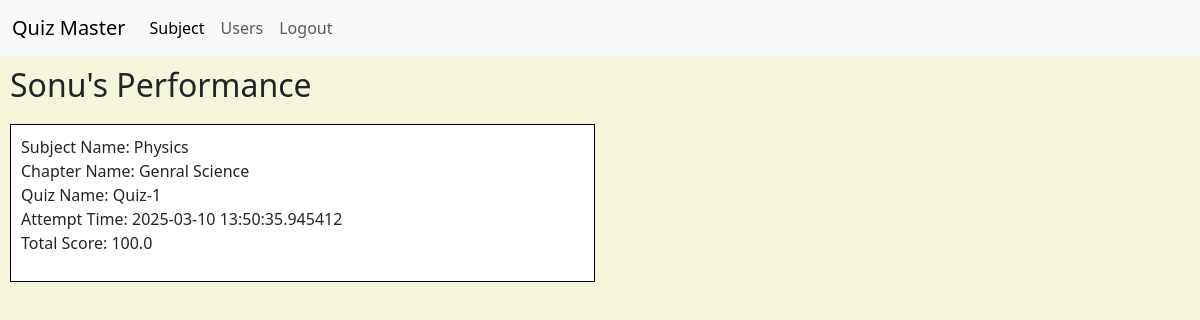
The app's page /admin/user_scores/1 (signed in) with its own data.
### models/models.py (models this page shows, shortened)
class User(UserMixin, db.Model):
    __tablename__ = 'user'
    id = db.Column(db.Integer, primary_key=True)
    username = db.Column(db.String(100), unique=True, nullable=False)
    email = db.Column(db.String(120), unique=True, nullable=False)
    password_hash = db.Column(db.String(256), nullable=False)
    full_name = db.Column(db.String(100), nullable=False)
    qualification = db.Column(db.String(100), nullable=False)
    dob = db.Column(db.Date, nullable=False)
    scores = db.relationship('Score', backref='user',cascade="all, delete", lazy=True)

class Score(db.Model):
    id = db.Column(db.Integer, primary_key=True)
    quiz_id = db.Column(db.Integer, db.ForeignKey('quiz.id'), nullable=False)
    user_id = db.Column(db.Integer, db.ForeignKey('user.id'), nullable=False)
    timestamp = db.Column(db.DateTime, default=lambda: datetime.now(UTC), nullable=False)
    total_scored = db.Column(db.Float, nullable=False)

class Subject(db.Model):
    __tablename__ = 'subject'
    id = db.Column(db.Integer, primary_key=True)
    name = db.Column(db.String(100), nullable=False)
    description = db.Column(db.Text)
    chapters = db.relationship('Chapter', backref='subject', cascade="all, delete", lazy=True)

class Chapter(db.Model):
    __tablename__ = 'chapter'
    id = db.Column(db.Integer, primary_key=True)
    subject_id = db.Column(db.Integer, db.ForeignKey('subject.id'), nullable=False)
    name = db.Column(db.String(100), nullable=False)
    description = db.Column(db.Text)
    quizzes = db.relationship('Quiz', backref='chapter',cascade="all, delete", lazy=True)

class Quiz(db.Model):
    __tablename__ = 'quiz'
    id = db.Column(db.Integer, primary_key=True)
    chapter_id = db.Column(db.Integer, db.ForeignKey('chapter.id'), nullable=False)
    date_of_quiz = db.Column(db.DateTime, nullable=False)
    time_duration = db.Column(db.Time, nullable=False)
    remarks = db.Column(db.Text)
    questions = db.relationship('Question', backref='quiz', cascade="all, delete", lazy=True)
    scores = db.relationship('Score', backref='quiz', cascade="all, delete", lazy=True)

### controllers/admin.py (the view)
@admin_bp.route('/user_scores/<int:user_id>', methods=['GET'])
@admin_required
def user_scores(user_id):
    user = User.query.get_or_404(user_id)
    scores = Score.query.filter_by(user_id=user_id).all()
    return render_template('admin_user_scores.html', user=user, scores=scores, is_admin=True)

### controllers/admin.py (called while the page is built)
def admin_required(f):
    @wraps(f)
    def decorated_function(*args, **kwargs):
        if current_user.is_authenticated:
            user_identifier = current_user.get_id()
            if user_identifier.startswith("admin-"):
                return f(*args, **kwargs)
            else:
                flash('Access denied', 'danger')
                return redirect(url_for('auth.home'))
        else:
            flash('Access denied', 'danger')
            return redirect(url_for('auth.home'))
    return decorated_function

### controllers/auth.py (called while the page is built)
@login_manager.user_loader
def load_user(user_identifier):
    if user_identifier.startswith("admin-"):
        admin_id = int(user_identifier.split("-")[1])
        return Admin.query.get(admin_id)
    elif user_identifier.startswith("user-"):
        user_id = int(user_identifier.split("-")[1])
        return User.query.get(user_id)
    return None

### models/models.py (called while the page is built)
    def get_id(self):
        return f"admin-{self.id}"

### templates/admin_user_scores.html (shortened to what this page needs)
{% extends 'base.html' %}
{% block styles %}
<link rel="stylesheet" href="{{ url_for('static', filename='CSS/admin_user_scores.css') }}">
{% endblock %}
{% block content %}
    <h2 class="name">{{ user.username }}'s Performance</h2>
    <div class="score">
        {% for score in scores %}
            <div class="score-card">
                <p>
                    Subject Name: {{ score.quiz.chapter.subject.name }}</br>
                    Chapter Name: {{ score.quiz.chapter.name }}</br>
                    Quiz Name: Quiz-{{ score.quiz.id }}</br>
                    Attempt Time: {{ score.timestamp }}</br>
                    Total Score: {{ score.total_scored }}
                </p>
            </div>
        {% endfor %}
    </div>
{% endblock %}

### static/CSS/admin_user_scores.css (style rules this page uses)
.score { display: grid; grid-template-columns: 1fr 1fr; padding: 10px; gap: 10px; }
.name { margin: 10px !important; }
.score-card { border: 1px solid black; padding: 10px; background-color: white; }

### static/CSS/base.css (style rules this page uses)
body { height: 100vh; background-color: #F5F5DC !important; }

### records on screen
User: username "Sonu"
Score: quiz.chapter.subject.name "Physics", quiz.chapter.name "Genral Science", quiz.id "1", timestamp "2025-03-10 13:50:35.945412", total_scored "100.0"
